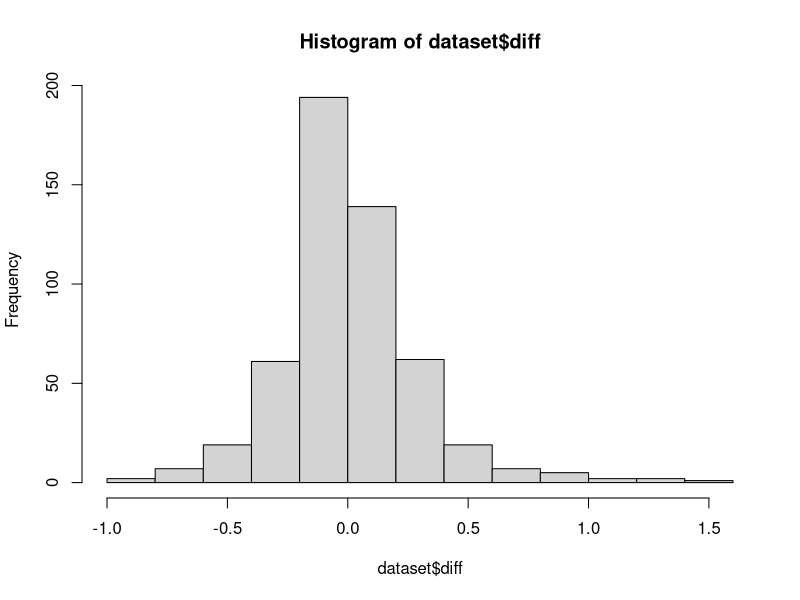
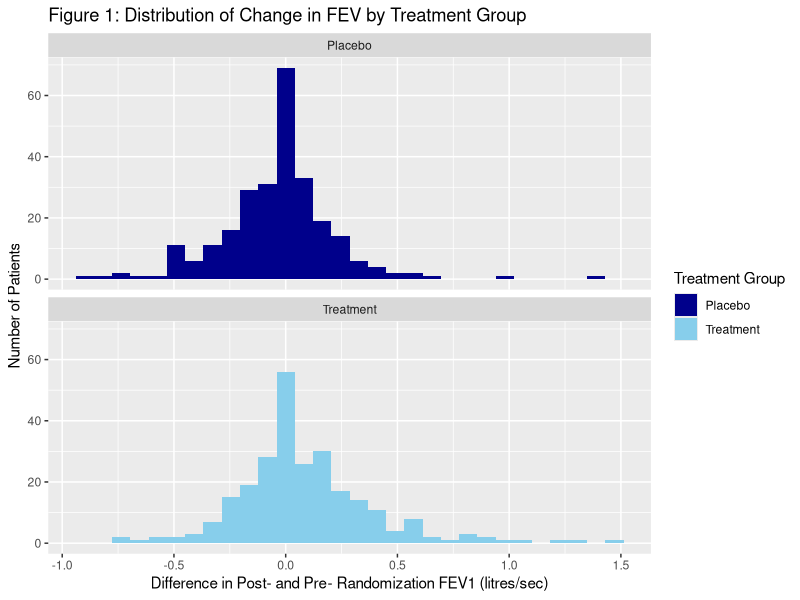

These figures' R source, in order:
## ---- chunk 1
knitr::opts_chunk$set(echo = TRUE)
## ---- chunk 2
#read in the data
library(ggplot2)
library(readxl)
library(knitr)
dataset <- read_excel('fev1.xls')
## ---- chunk 3
#look at summary statistics
summary(dataset)

#create categorical treatment variable
dataset$TREAT_c <- NA
dataset$TREAT_c <- ifelse(dataset$TREAT == 1, 'Placebo','Treatment')
## ---- chunk 4
#This is paired data, so we are interested in the difference in post-randomization FEV and pre-randomization FEV.
dataset$diff <- dataset$FEV12 - dataset$FEV11

#determine if data are normally distributed
summary(dataset$diff) #mean != median
hist(dataset$diff) #appears skewed
## ---- chunk 5
#look at distribution by treatment group

#create datasets for each group
trtgrp <- dataset[dataset$TREAT == 2,]
plagrp <- dataset[dataset$TREAT == 1,]

#look at difference in FEV1
summary(trtgrp$diff)
summary(plagrp$diff)

## ---- chunk 6
#create summary table and figure
ov_1q <- quantile(dataset$diff, .25)
trt_1q <- quantile(trtgrp$diff, .25)
pla_1q <- quantile(plagrp$diff, .25)

ov_3q <- quantile(dataset$diff, .75)
trt_3q <- quantile(trtgrp$diff, .75)
pla_3q <- quantile(plagrp$diff, .75)

table1 <- data.frame('Group' = c("Overall","Treatment","Placebo"), 
       'N' = c(length(dataset$diff),length(trtgrp$diff), length(plagrp$diff)),
       'Mean' = c(round(mean(dataset$diff),2),round(mean(trtgrp$diff),2), round(mean(plagrp$diff),2)),
       'Median' = c(median(dataset$diff),median(trtgrp$diff), median(plagrp$diff)), 
       'Minimum' = c(min(dataset$diff), min(trtgrp$diff), min(plagrp$diff)), 
       'Maximum' = c(max(dataset$diff), max(trtgrp$diff), max(plagrp$diff)),
       'IQR' = c(round(ov_3q - ov_1q,2), round(trt_3q - trt_1q,2), round(pla_3q - pla_1q,2))
)
kable(table1, caption = 'Table 1: Summary of Change in FEV1 by Treatment Group')

ggplot(data=dataset, mapping = aes(x = diff, fill = TREAT_c)) +
  geom_histogram() + 
  facet_wrap('TREAT_c', nrow = 2) +
  ggtitle('Figure 1: Distribution of Change in FEV by Treatment Group') + 
  scale_fill_manual('Treatment Group', values = c('darkblue','skyblue')) +
  labs(x = 'Difference in Post- and Pre- Randomization FEV1 (litres/sec)',
       y = 'Number of Patients')

## ---- chunk 7
wilcox.test(trtgrp$diff, plagrp$diff)
